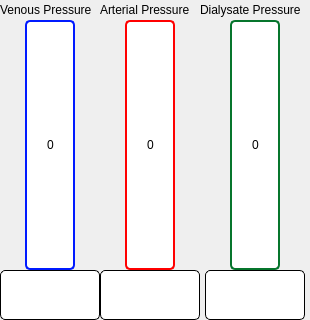
              <widget class="QFrame" name="bar_data">
               <property name="frameShape">
                <enum>QFrame::NoFrame</enum>
               </property>
               <property name="frameShadow">
                <enum>QFrame::Raised</enum>
               </property>
               <layout class="QHBoxLayout" name="horizontalLayout_2">
                <property name="spacing">
                 <number>0</number>
                </property>
                <property name="leftMargin">
                 <number>0</number>
                </property>
                <property name="topMargin">
                 <number>0</number>
                </property>
                <property name="rightMargin">
                 <number>0</number>
                </property>
                <property name="bottomMargin">
                 <number>0</number>
                </property>
                <item>
                 <widget class="QFrame" name="sensor1">
                  <property name="frameShape">
                   <enum>QFrame::NoFrame</enum>
                  </property>
                  <property name="frameShadow">
                   <enum>QFrame::Raised</enum>
                  </property>
                  <layout class="QVBoxLayout" name="verticalLayout_22">
                   <property name="spacing">
                    <number>0</number>
                   </property>
                   <property name="leftMargin">
                    <number>0</number>
                   </property>
                   <property name="topMargin">
                    <number>0</number>
                   </property>
                   <property name="rightMargin">
                    <number>0</number>
                   </property>
                   <property name="bottomMargin">
                    <number>0</number>
                   </property>
                   <item alignment="Qt::AlignHCenter">
                    <widget class="QLabel" name="s1_label">
                     <property name="minimumSize">
                      <size>
                       <width>100</width>
                       <height>20</height>
                      </size>
                     </property>
                     <property name="maximumSize">
                      <size>
                       <width>100</width>
                       <height>20</height>
                      </size>
                     </property>
                     <property name="text">
                      <string>Venous Pressure</string>
                     </property>
                    </widget>
                   </item>
                   <item alignment="Qt::AlignHCenter">
                    <widget class="QProgressBar" name="s1_bar">
                     <property name="sizePolicy">
                      <sizepolicy hsizetype="Preferred" vsizetype="Preferred">
                       <horstretch>0</horstretch>
                       <verstretch>0</verstretch>
                      </sizepolicy>
                     </property>
                     <property name="minimumSize">
                      <size>
                       <width>50</width>
                       <height>250</height>
                      </size>
                     </property>
                     <property name="maximumSize">
                      <size>
                       <width>50</width>
                       <height>250</height>
                      </size>
                     </property>
                     <property name="contextMenuPolicy">
                      <enum>Qt::DefaultContextMenu</enum>
                     </property>
                     <property name="layoutDirection">
                      <enum>Qt::LeftToRight</enum>
                     </property>
                     <property name="autoFillBackground">
                      <bool>false</bool>
                     </property>
                     <property name="styleSheet">
                      <string notr="true">QProgressBar {
    text-align: center;
	background: #FFFFFF;
	border: 2px solid #001AFF;
	box-sizing: border-box;
	border-radius: 5px;
}
QProgressBar::chunk {
    background: #001AFF;
}</string>
                     </property>
                     <property name="minimum">
                      <number>0</number>
                     </property>
                     <property name="maximum">
                      <number>5000</number>
                     </property>
                     <property name="value">
                      <number>0</number>
                     </property>
                     <property name="alignment">
                      <set>Qt::AlignCenter</set>
                     </property>
                     <property name="textVisible">
                      <bool>true</bool>
                     </property>
                     <property name="orientation">
                      <enum>Qt::Vertical</enum>
                     </property>
                     <property name="invertedAppearance">
                      <bool>false</bool>
                     </property>
                     <property name="textDirection">
                      <enum>QProgressBar::BottomToTop</enum>
                     </property>
                     <property name="format">
                      <string>%v</string>
                     </property>
                    </widget>
                   </item>
                   <item alignment="Qt::AlignHCenter">
                    <widget class="QLineEdit" name="s1_edit">
                     <property name="sizePolicy">
                      <sizepolicy hsizetype="Preferred" vsizetype="Preferred">
                       <horstretch>0</horstretch>
                       <verstretch>0</verstretch>
                      </sizepolicy>
                     </property>
                     <property name="minimumSize">
                      <size>
                       <width>100</width>
                       <height>50</height>
                      </size>
                     </property>
                     <property name="maximumSize">
                      <size>
                       <width>100</width>
                       <height>50</height>
                      </size>
                     </property>
                     <property name="styleSheet">
                      <string notr="true">background: #FFFFFF;
border: 1px solid #000000;
border-radius: 5px;</string>
                     </property>
                    </widget>
                   </item>
                  </layout>
                 </widget>
                </item>
                <item>
                 <widget class="QFrame" name="sensor2">
                  <property name="frameShape">
                   <enum>QFrame::NoFrame</enum>
                  </property>
                  <property name="frameShadow">
                   <enum>QFrame::Raised</enum>
                  </property>
                  <layout class="QVBoxLayout" name="verticalLayout_23">
                   <property name="spacing">
                    <number>0</number>
                   </property>
                   <property name="leftMargin">
                    <number>0</number>
                   </property>
                   <property name="topMargin">
                    <number>0</number>
                   </property>
                   <property name="rightMargin">
                    <number>0</number>
                   </property>
                   <property name="bottomMargin">
                    <number>0</number>
                   </property>
                   <item alignment="Qt::AlignHCenter">
                    <widget class="QLabel" name="s1_label_2">
                     <property name="minimumSize">
                      <size>
                       <width>100</width>
                       <height>20</height>
                      </size>
                     </property>
                     <property name="maximumSize">
                      <size>
                       <width>100</width>
                       <height>20</height>
                      </size>
                     </property>
                     <property name="text">
                      <string>Arterial Pressure</string>
                     </property>
                    </widget>
                   </item>
                   <item alignment="Qt::AlignHCenter">
                    <widget class="QProgressBar" name="s2_bar">
                     <property name="sizePolicy">
                      <sizepolicy hsizetype="Preferred" vsizetype="Preferred">
                       <horstretch>0</horstretch>
                       <verstretch>0</verstretch>
                      </sizepolicy>
                     </property>
                     <property name="minimumSize">
                      <size>
                       <width>50</width>
                       <height>250</height>
                      </size>
                     </property>
                     <property name="maximumSize">
                      <size>
                       <width>50</width>
                       <height>250</height>
                      </size>
                     </property>
                     <property name="contextMenuPolicy">
                      <enum>Qt::DefaultContextMenu</enum>
                     </property>
                     <property name="layoutDirection">
                      <enum>Qt::LeftToRight</enum>
                     </property>
                     <property name="autoFillBackground">
                      <bool>false</bool>
                     </property>
                     <property name="styleSheet">
                      <string notr="true">QProgressBar {
    text-align: center;
	background: #FFFFFF;
	border: 2px solid  #FF0000;
	box-sizing: border-box;
	border-radius: 5px;
}
QProgressBar::chunk {
    background:  #FF0000;
}</string>
                     </property>
                     <property name="minimum">
                      <number>0</number>
                     </property>
                     <property name="maximum">
                      <number>5000</number>
                     </property>
                     <property name="value">
                      <number>0</number>
                     </property>
                     <property name="alignment">
                      <set>Qt::AlignCenter</set>
                     </property>
                     <property name="textVisible">
                      <bool>true</bool>
                     </property>
                     <property name="orientation">
                      <enum>Qt::Vertical</enum>
                     </property>
                     <property name="invertedAppearance">
                      <bool>false</bool>
                     </property>
                     <property name="textDirection">
                      <enum>QProgressBar::BottomToTop</enum>
                     </property>
                     <property name="format">
                      <string>%v</string>
                     </property>
                    </widget>
                   </item>
                   <item alignment="Qt::AlignHCenter">
                    <widget class="QLineEdit" name="s2_edit">
                     <property name="sizePolicy">
                      <sizepolicy hsizetype="Preferred" vsizetype="Preferred">
                       <horstretch>0</horstretch>
                       <verstretch>0</verstretch>
                      </sizepolicy>
                     </property>
                     <property name="minimumSize">
                      <size>
                       <width>100</width>
                       <height>50</height>
                      </size>
                     </property>
                     <property name="maximumSize">
                      <size>
                       <width>100</width>
                       <height>50</height>
                      </size>
                     </property>
                     <property name="styleSheet">
                      <string notr="true">background: #FFFFFF;
border: 1px solid #000000;
border-radius: 5px;</string>
                     </property>
                    </widget>
                   </item>
                  </layout>
                 </widget>
                </item>
                <item>
                 <widget class="QFrame" name="sensor3">
                  <property name="frameShape">
                   <enum>QFrame::NoFrame</enum>
                  </property>
                  <property name="frameShadow">
                   <enum>QFrame::Raised</enum>
                  </property>
                  <layout class="QVBoxLayout" name="verticalLayout_24">
                   <property name="spacing">
                    <number>0</number>
                   </property>
                   <property name="leftMargin">
                    <number>0</number>
                   </property>
                   <property name="topMargin">
                    <number>0</number>
                   </property>
                   <property name="rightMargin">
                    <number>0</number>
                   </property>
                   <property name="bottomMargin">
                    <number>0</number>
                   </property>
                   <item alignment="Qt::AlignHCenter">
                    <widget class="QLabel" name="s1_label_3">
                     <property name="minimumSize">
                      <size>
                       <width>110</width>
                       <height>20</height>
                      </size>
                     </property>
                     <property name="maximumSize">
                      <size>
                       <width>100</width>
                       <height>20</height>
                      </size>
                     </property>
                     <property name="text">
                      <string>Dialysate Pressure</string>
                     </property>
                    </widget>
                   </item>
                   <item alignment="Qt::AlignHCenter">
                    <widget class="QProgressBar" name="s1_bar_3">
                     <property name="sizePolicy">
                      <sizepolicy hsizetype="Preferred" vsizetype="Preferred">
                       <horstretch>0</horstretch>
                       <verstretch>0</verstretch>
                      </sizepolicy>
                     </property>
                     <property name="minimumSize">
                      <size>
                       <width>50</width>
                       <height>250</height>
                      </size>
                     </property>
                     <property name="maximumSize">
                      <size>
                       <width>50</width>
                       <height>250</height>
                      </size>
                     </property>
                     <property name="contextMenuPolicy">
                      <enum>Qt::DefaultContextMenu</enum>
                     </property>
                     <property name="layoutDirection">
                      <enum>Qt::LeftToRight</enum>
                     </property>
                     <property name="autoFillBackground">
                      <bool>false</bool>
                     </property>
                     <property name="styleSheet">
                      <string notr="true">QProgressBar {
    text-align: center;
	background: #FFFFFF;
	border: 2px solid #06752C;
	box-sizing: border-box;
	border-radius: 5px;
}
QProgressBar::chunk {
    background: #06752C;
}</string>
                     </property>
                     <property name="minimum">
                      <number>0</number>
                     </property>
                     <property name="maximum">
                      <number>5000</number>
                     </property>
                     <property name="value">
                      <number>0</number>
                     </property>
                     <property name="alignment">
                      <set>Qt::AlignCenter</set>
                     </property>
                     <property name="textVisible">
                      <bool>true</bool>
                     </property>
                     <property name="orientation">
                      <enum>Qt::Vertical</enum>
                     </property>
                     <property name="invertedAppearance">
                      <bool>false</bool>
                     </property>
                     <property name="textDirection">
                      <enum>QProgressBar::BottomToTop</enum>
                     </property>
                     <property name="format">
                      <string>%v</string>
                     </property>
                    </widget>
                   </item>
                   <item alignment="Qt::AlignHCenter">
                    <widget class="QLineEdit" name="s1_edit_3">
                     <property name="sizePolicy">
                      <sizepolicy hsizetype="Preferred" vsizetype="Preferred">
                       <horstretch>0</horstretch>
                       <verstretch>0</verstretch>
                      </sizepolicy>
                     </property>
                     <property name="minimumSize">
                      <size>
                       <width>100</width>
                       <height>50</height>
                      </size>
                     </property>
                     <property name="maximumSize">
                      <size>
                       <width>100</width>
                       <height>50</height>
                      </size>
                     </property>
                     <property name="styleSheet">
                      <string notr="true">background: #FFFFFF;
border: 1px solid #000000;
border-radius: 5px;</string>
                     </property>
                     <property name="text">
                      <string/>
                     </property>
                    </widget>
                   </item>
                  </layout>
                 </widget>
                </item>
               </layout>
              </widget>
